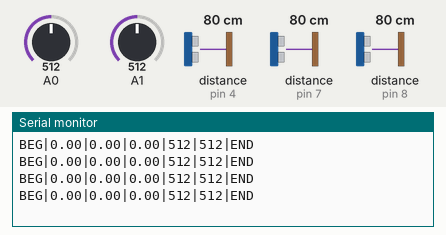
Simulated run of this sketch. Board: Arduino Mega 2560, built with avr-gcc and run on an emulated ATmega2560. On the bench: the last lines printed to the serial monitor. Inputs (shaded band) come from the test bench; at power-on: distance to the obstacle (sensors on pin 4, pin 7, pin 8) 80 cm, A0 = 512, A1 = 512. The echo pulse lasts 58.3 µs per cm.

Above: at 1.2 s.
1.3 s: distance to the obstacle (sensor on pin 4) set to 2 cm
At 1.94 s:
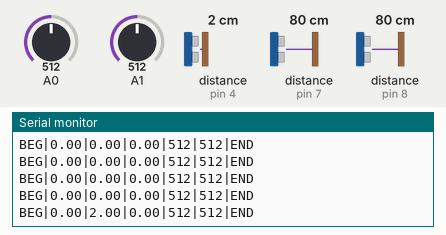
2.8 s: distance to the obstacle (sensor on pin 7) set to 2 cm
At 2.94 s:
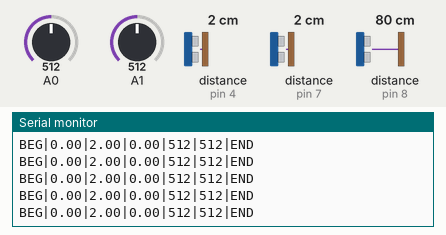
4.3 s: distance to the obstacle (sensor on pin 8) set to 2 cm
At 4.45 s:
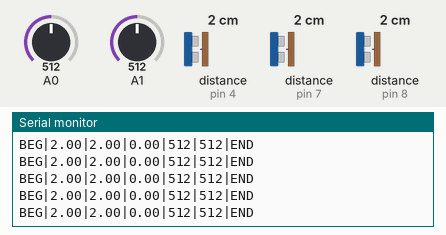
5.8 s: distance to the obstacle (sensor on pin 4) set to 18 cm
At 5.96 s:
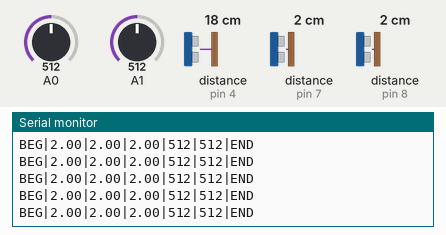
8.8 s: A0 set to 716
At 8.97 s:
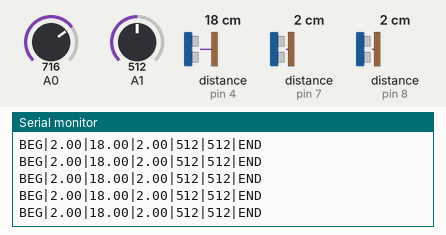
11.8 s: A1 set to 716
At 11.98 s:
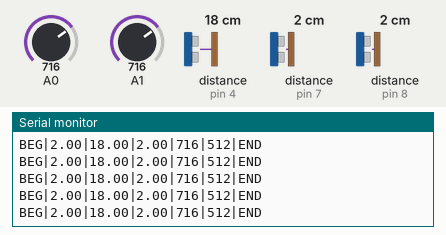
Timing chart, 0 to 14.3 s (numbered marks = the images above; inputs shaded):
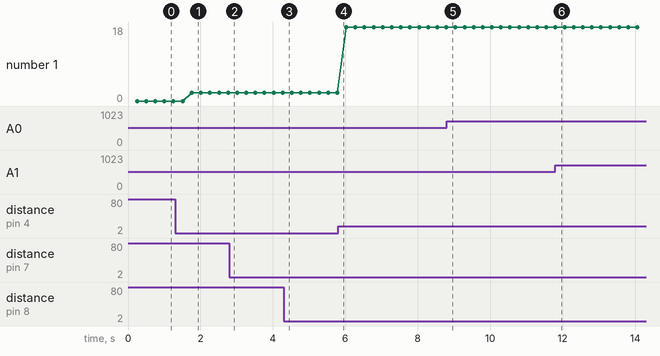

Measured:
- after the input at 1.3 s, the serial monitor: prints a new line after 0.46 s (image 1)
- plotted number 1: 0 → 2 after the input at 1.3 s, 2 → 18 after the input at 5.8 s

The sketch:

Arduino0.ino
```cpp
#include <NewPing.h>
#include <RunningMedian.h>
#include "Adafruit_Sensor.h"

/*

Pinout das ligações do Arduino1
Arduino Redboard clone, Lisbom Mini Maker Faire edition

BATTERY monitor:
A0
A1

Distance sensors:
4
7
8

Sobram os pinos:

11
A3
A4
3
12
13
5
6
9
10

 */

/* -----------------------------------------------------------------------------------------------------------*/
#define SONAR_NUM      3 // Number or sensors.
#define MAX_DISTANCE  40 // Maximum distance (in cm) to ping.
#define PING_INTERVAL 33 // Milliseconds between sensor pings (29ms is about the min to avoid cross-sensor echo).

// Distance sensors
unsigned long pingTimer[SONAR_NUM]; // Holds the times when the next ping should happen for each sensor.
unsigned int cm[SONAR_NUM];         // Where the ping distances are stored.
uint8_t currentSensor = 0;          // Keeps track of which sensor is active.

// loop vars
unsigned long nextOutput = 0;       // when next update should occour
unsigned long loopMillies = 0;

// battery,
int bat1 = 0;
int bat2 = 0;

// use one Running Median Object per sensor
RunningMedian sonar_Median[SONAR_NUM] = {     // Sensor medians object array.
  RunningMedian(3),
  RunningMedian(3),
  RunningMedian(3)
};

NewPing sonar[SONAR_NUM] = {    // Sensor object array.
  NewPing( 7, 7, MAX_DISTANCE), // going for single Arduino pin
  NewPing( 4, 4, MAX_DISTANCE), // as per https://code.google.com/p/arduino-new-ping/wiki/NewPing_Single_Pin_Sketch
  NewPing( 8, 8, MAX_DISTANCE)
};

void echoCheck() { // If ping received, set the sensor distance to array.
  if (sonar[currentSensor].check_timer())
    cm[currentSensor] = sonar[currentSensor].ping_result / US_ROUNDTRIP_CM;
}

void oneSensorCycle() { // Sensor ping cycle complete, do something with the results.
  for (uint8_t i = 0; i < SONAR_NUM; i++)
    sonar_Median[i].add(cm[i]);    // feed teh troll
}

/* -----------------------------------------------------------------------------------------------------------*/
void setup() {

  // init serial port
  Serial.begin(19200);

  // Distance sensor setup
  pingTimer[0] = millis() + 75;           // First ping starts at 75ms, gives time for the Arduino to chill before starting.
  for (uint8_t i = 0; i < SONAR_NUM; i++) // Set the starting time for each sensor.
    pingTimer[i] = pingTimer[i - 1] + PING_INTERVAL;

  // Clear RA objects
  for (uint8_t i = 1; i < SONAR_NUM; i++) // Set the starting time for each sensor.
    sonar_Median[i].clear();

  // next output
  nextOutput = millis() + 250;            // Let's get some samples into Average thing
}

/* -----------------------------------------------------------------------------------------------------------*/
void loop() {

  // Loop through all the sensors.
  for (uint8_t i = 0; i < SONAR_NUM; i++) {
    if (millis() >= pingTimer[i]) {         // Is it this sensor's time to ping?
      pingTimer[i] += PING_INTERVAL * SONAR_NUM;  // Set next time this sensor will be pinged.
      if (i == 0 && currentSensor == SONAR_NUM - 1)
        oneSensorCycle(); // Sensor ping cycle complete, do something with the results.
      sonar[currentSensor].timer_stop();          // Make sure previous timer is canceled before starting a new ping (insurance).
      currentSensor = i;                          // Sensor being accessed.
      cm[currentSensor] = 0;                      // Make distance zero in case there's no ping echo for this sensor.
      sonar[currentSensor].ping_timer(echoCheck); // Do the ping (processing continues, interrupt will call echoCheck to look for echo).
    }
  }

  // read battery status
  bat1 = analogRead(A0);
  bat2 = analogRead(A1);

  // next code block will send the whole data packet as one to Raspi2 inner serial port
  // this will be the whole telemetry sensory thing
  if (millis() >= nextOutput) {         // Is it time?
    Serial.print("BEG|");
    for (uint8_t i = 0; i < SONAR_NUM; i++) {
      Serial.print(sonar_Median[i].getMedian());
      Serial.print("|");
    }

	// battery sensing
    Serial.print(bat1);
    Serial.print("|");
    Serial.print(bat2);

    Serial.println("|END");

    nextOutput = millis() + 250;
  }
}
```
